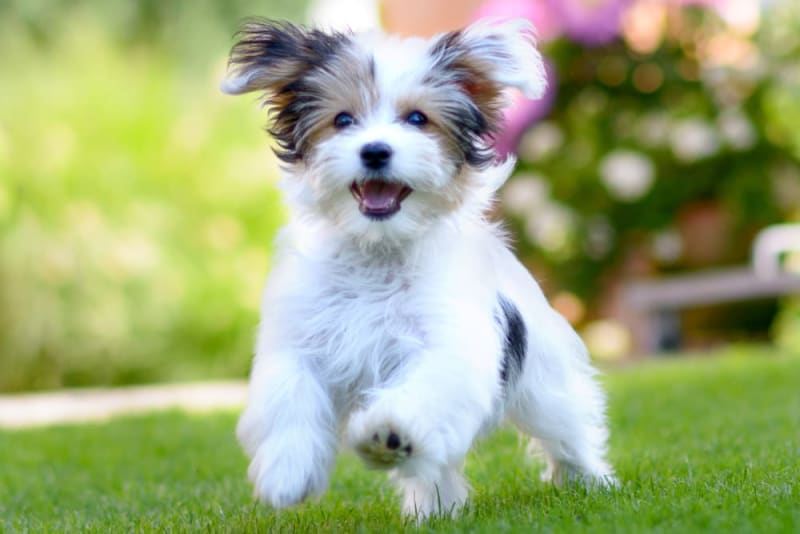
#> input picture tutorial_2/dog_image.jpg, 800 x 534 px, found by its file name
$ python assignment_1.py
#> lines starting #> are read from the running program, lines starting #| are printed output that depends on the picture
import numpy as np
import matplotlib.pyplot as plt
import matplotlib.image as mpimg

img = mpimg.imread(r"C:\Users\toetseb\Documents\NURa\tutorial_2\dog_image.jpg")
#> img is the input picture: shape (534, 800, 3); mean R, G, B 158.6, 170.6, 122.9
grey_img = np.dot(img[..., :3], [0.640, 0.595, 0.155])  # Rec601 hack to turn greyscale
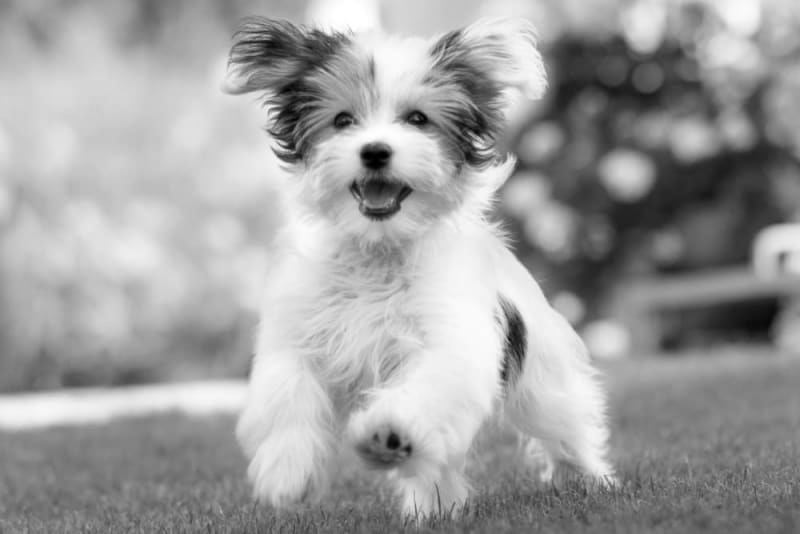
#> grey_img: shape (534, 800) float64; min 0.62, max 354.4, mean 222; drawn with min black and max white
# Do NOT fall into the rabbit hole of that is the
# luminous efficiency function for human eyes.
# In case you need to see the image
# plt.imshow(grey_img, cmap="gray")

# assignment 1a
# Use full_matrices = False to make sure the number of columns of U matches the number of rows of VT, so we can do matrix multiplication: U x W x VT
# The @ operator can do matrix multiplication!
U, W, VT = np.linalg.svd(grey_img, full_matrices=False)
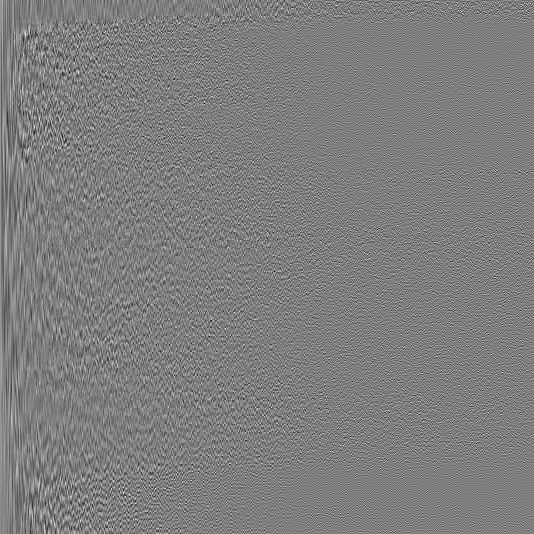
#> U: shape (534, 534) float64; min -0.255, max 0.259, mean 7.86e-05; drawn with min black and max white
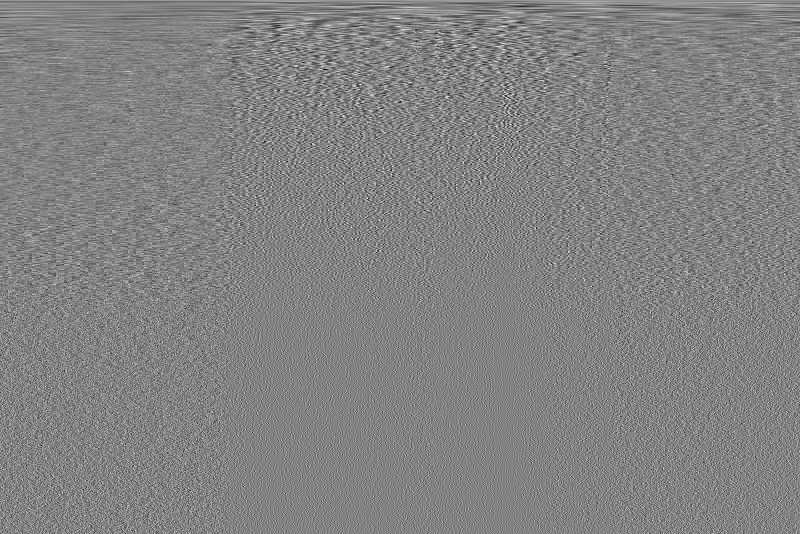
#> VT: shape (534, 800) float64; min -0.221, max 0.21, mean 7.4e-05; drawn with min black and max white
#> W = 534 values, max 148295.6 at index 0, min 2.88 at index 533, mean 670.6
print(f"{grey_img.shape=}")
#| grey_img.shape=(534, 800)
print(f"{U.shape=}")
#| U.shape=(534, 534)
print(f"{W.shape=}")
#| W.shape=(534,)
print(f"{VT.shape=}")
#| VT.shape=(534, 800)
# reconstruction = (U * W[..., None, :]) @ VT
# print(f"{reconstruction}")
reconstruction = U @ np.diag(W) @ VT
print(f"{reconstruction.shape=}")
#| reconstruction.shape=(534, 800)

truncation_size = [5, 10, 50]
for size in truncation_size:
    truncated_W = np.zeros_like(W)  # Make sure truncated_W still has a shape of 534 x 800, but all the elements after the truncation size are 0.
    truncated_W[:size] = W[:size]
    truncated_reconstruction = U @ np.diag(truncated_W) @ VT
    plt.figure()
    plt.imshow(truncated_reconstruction, cmap="gray")
    plt.title(f"Truncated SVD with {size} singular values")
    plt.show()
#> this loop made 3 passes
#> pass 1, `truncated_reconstruction = U @ np.diag(truncated_W) @ VT`:
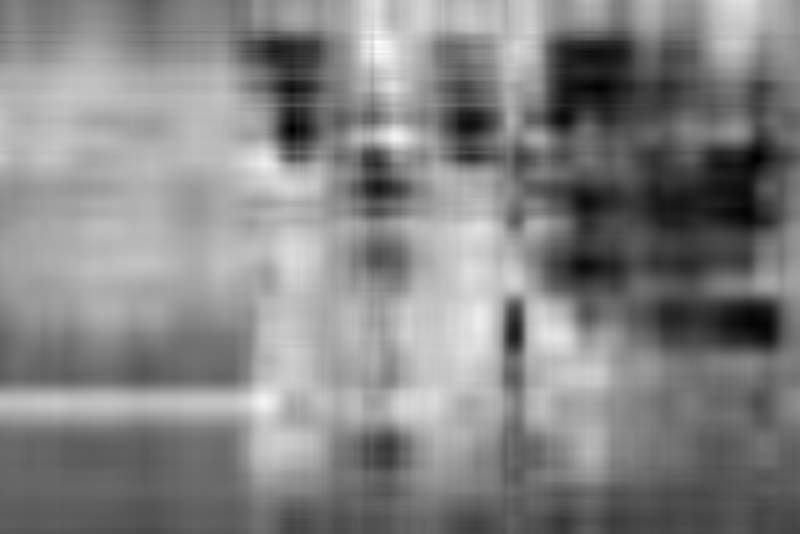
#> truncated_reconstruction: shape (534, 800) float64; min 26.91, max 402.9, mean 222; drawn with min black and max white
#> pass 2, `truncated_reconstruction = U @ np.diag(truncated_W) @ VT`:
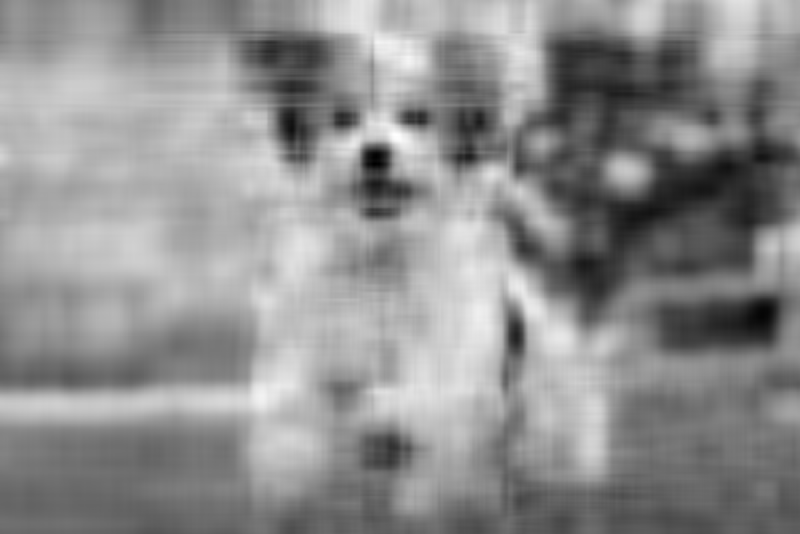
#> truncated_reconstruction: shape (534, 800) float64; min -5.31, max 401.7, mean 222; drawn with min black and max white
